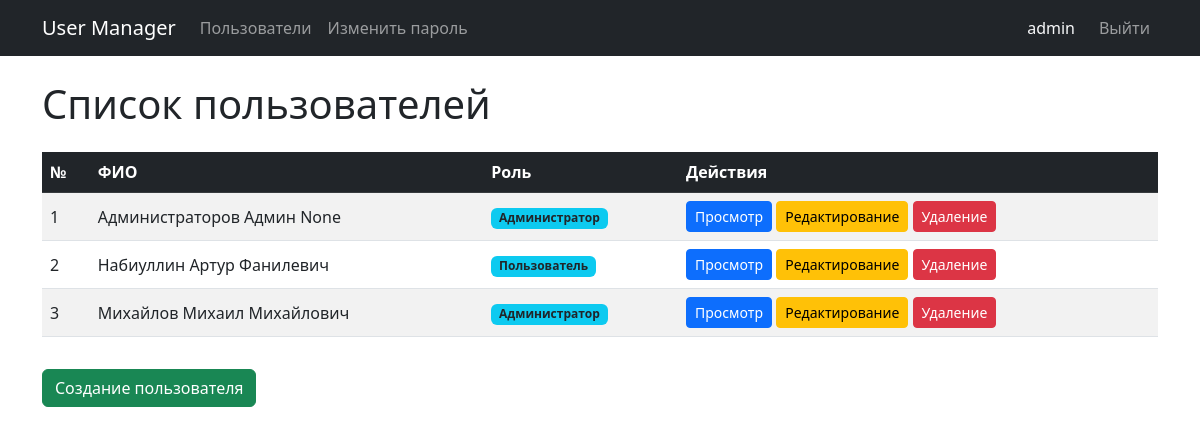
The page / (signed in) on the database its author committed.
### models.py (models this page shows, shortened)
class User(db.Model, UserMixin):
    __tablename__ = 'users'
    id = db.Column(db.Integer, primary_key=True)
    login = db.Column(db.String(50), unique=True, nullable=False)
    password_hash = db.Column(db.String(128), nullable=False)
    last_name = db.Column(db.String(50), nullable=False)
    first_name = db.Column(db.String(50), nullable=False)
    middle_name = db.Column(db.String(50), nullable=True)
    role_id = db.Column(db.Integer, db.ForeignKey('roles.id'), nullable=True)
    created_at = db.Column(db.DateTime, default=datetime.utcnow)
    @property
    def full_name(self):
        parts = [self.last_name, self.first_name, self.middle_name]
        return ' '.join(p for p in parts if p)

class Role(db.Model):
    __tablename__ = 'roles'
    id = db.Column(db.Integer, primary_key=True)
    name = db.Column(db.String(50), nullable=False)
    description = db.Column(db.Text, nullable=True)
    users = db.relationship('User', backref='role', lazy=True)

### app.py (the view)
@app.route('/')
def index():
    users = User.query.order_by(User.id).all()
    return render_template('index.html', users=users)

### app.py (called while the page is built)
@login_manager.user_loader
def load_user(user_id):
    return User.query.get(int(user_id))

### templates/index.html (shortened to what this page needs)
{% extends 'base.html' %}
{% block content %}
<div class="d-flex justify-content-between align-items-center mb-3">
    <h1>Список пользователей</h1>
</div>
<div class="table-responsive">
    <table class="table table-striped table-hover align-middle">
        <thead class="table-dark">
            <tr>
                <th>№</th>
                <th>ФИО</th>
                <th>Роль</th>
                <th>Действия</th>
            </tr>
        </thead>
        <tbody>
            {% for user in users %}
            <tr>
                <td>{{ loop.index }}</td>
                <td>{{ user.full_name }}</td>
                <td>
                    {% if user.role %}
                        <span class="badge bg-info text-dark">{{ user.role.name }}</span>
                    {% else %}
                        <span class="text-muted">Нет роли</span>
                    {% endif %}
                </td>
                <td>
                    <a href="{{ url_for('user_view', user_id=user.id) }}" class="btn btn-sm btn-primary">Просмотр</a>
                    {% if current_user.is_authenticated %}
                        <a href="{{ url_for('user_edit', user_id=user.id) }}" class="btn btn-sm btn-warning">Редактирование</a>
                        <button type="button" class="btn btn-sm btn-danger"
                                data-bs-toggle="modal" data-bs-target="#deleteModal"
                                data-userid="{{ user.id }}" data-username="{{ user.full_name }}">
                            Удаление
                        </button>
                    {% endif %}
                </td>
            </tr>
            {% endfor %}
        </tbody>
    </table>
</div>
{% if current_user.is_authenticated %}
    <a href="{{ url_for('user_create') }}" class="btn btn-success mt-3">Создание пользователя</a>
{% endif %}
{% endblock %}

### templates/base.html (shortened to what this page needs)
<!doctype html>
<html lang="ru">
  <head>
    <link href="https://cdn.jsdelivr.net/npm/bootstrap@5.3.0/dist/css/bootstrap.min.css" rel="stylesheet">
  </head>
  <body>
    <nav class="navbar navbar-expand-lg navbar-dark bg-dark mb-4">
      <div class="container">
        <a class="navbar-brand" href="{{ url_for('index') }}">User Manager</a>
        <div class="navbar-nav me-auto">
            <a class="nav-link" href="{{ url_for('index') }}">Пользователи</a>
            {% if current_user.is_authenticated %}
                <a class="nav-link" href="{{ url_for('change_password') }}">Изменить пароль</a>
            {% endif %}
        </div>
        <div class="navbar-nav">
            {% if current_user.is_authenticated %}
                <span class="nav-item nav-link disabled text-light me-2">{{ current_user.login }}</span>
                <a class="nav-link" href="{{ url_for('logout') }}">Выйти</a>
            {% else %}
                <a class="nav-link" href="{{ url_for('login') }}">Войти</a>
            {% endif %}
        </div>
      </div>
    </nav>
    <div class="container">
        {% block content %}{% endblock %}
    </div>
  </body>
</html>

### rows shown on the page
User: login "admin", full_name "Администраторов Админ None", role.name "Администратор"
User: full_name "Набиуллин Артур Фанилевич", role.name "Пользователь"
User: full_name "Михайлов Михаил Михайлович", role.name "Администратор"
